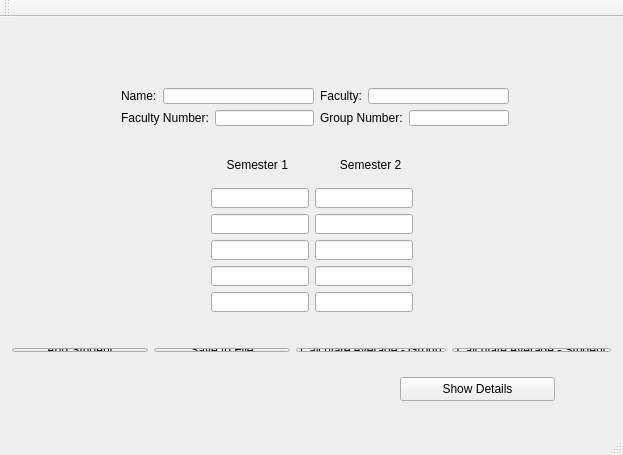
<?xml version="1.0" encoding="UTF-8"?>
<ui version="4.0">
 <class>Student_Grade_System_GUIClass</class>
 <widget class="QMainWindow" name="Student_Grade_System_GUIClass">
  <property name="geometry">
   <rect>
    <x>0</x>
    <y>0</y>
    <width>623</width>
    <height>455</height>
   </rect>
  </property>
  <property name="windowTitle">
   <string>Student_Grade_System_GUI</string>
  </property>
  <widget class="QWidget" name="centralWidget">
   <widget class="QWidget" name="layoutWidget">
    <property name="geometry">
     <rect>
      <x>110</x>
      <y>60</y>
      <width>410</width>
      <height>60</height>
     </rect>
    </property>
    <layout class="QGridLayout" name="gridLayout">
     <item row="0" column="0">
      <layout class="QHBoxLayout" name="horizontalLayout">
       <item>
        <widget class="QLabel" name="label">
         <property name="text">
          <string>Name:</string>
         </property>
        </widget>
       </item>
       <item>
        <widget class="QLineEdit" name="nameLineEdit">
         <property name="text">
          <string/>
         </property>
        </widget>
       </item>
      </layout>
     </item>
     <item row="0" column="1">
      <layout class="QHBoxLayout" name="horizontalLayout_2">
       <item>
        <widget class="QLabel" name="label_2">
         <property name="text">
          <string>Faculty:</string>
         </property>
        </widget>
       </item>
       <item>
        <widget class="QLineEdit" name="facultyLineEdit"/>
       </item>
      </layout>
     </item>
     <item row="1" column="0">
      <layout class="QHBoxLayout" name="horizontalLayout_3">
       <item>
        <widget class="QLabel" name="label_3">
         <property name="text">
          <string>Faculty Number:</string>
         </property>
        </widget>
       </item>
       <item>
        <widget class="QLineEdit" name="facultyNumLineEdit"/>
       </item>
      </layout>
     </item>
     <item row="1" column="1">
      <layout class="QHBoxLayout" name="horizontalLayout_4">
       <item>
        <widget class="QLabel" name="label_4">
         <property name="text">
          <string>Group Number:</string>
         </property>
        </widget>
       </item>
       <item>
        <widget class="QLineEdit" name="groupNumLineEdit"/>
       </item>
      </layout>
     </item>
    </layout>
   </widget>
   <widget class="QLabel" name="label_5">
    <property name="geometry">
     <rect>
      <x>200</x>
      <y>140</y>
      <width>111</width>
      <height>16</height>
     </rect>
    </property>
    <property name="text">
     <string>        Semester 1</string>
    </property>
   </widget>
   <widget class="QLabel" name="label_6">
    <property name="geometry">
     <rect>
      <x>310</x>
      <y>140</y>
      <width>111</width>
      <height>16</height>
     </rect>
    </property>
    <property name="text">
     <string>         Semester 2</string>
    </property>
   </widget>
   <widget class="QWidget" name="layoutWidget">
    <property name="geometry">
     <rect>
      <x>200</x>
      <y>160</y>
      <width>224</width>
      <height>146</height>
     </rect>
    </property>
    <layout class="QGridLayout" name="gridLayout_2">
     <item row="0" column="0">
      <widget class="QLineEdit" name="sem1Grade1LineEdit"/>
     </item>
     <item row="0" column="1">
      <widget class="QLineEdit" name="sem2Grade1LineEdit"/>
     </item>
     <item row="1" column="0">
      <widget class="QLineEdit" name="sem1Grade2LineEdit"/>
     </item>
     <item row="1" column="1">
      <widget class="QLineEdit" name="sem2Grade2LineEdit"/>
     </item>
     <item row="2" column="0">
      <widget class="QLineEdit" name="sem1Grade3LineEdit"/>
     </item>
     <item row="2" column="1">
      <widget class="QLineEdit" name="sem2Grade3LineEdit"/>
     </item>
     <item row="3" column="0">
      <widget class="QLineEdit" name="sem1Grade4LineEdit"/>
     </item>
     <item row="3" column="1">
      <widget class="QLineEdit" name="sem2Grade4LineEdit"/>
     </item>
     <item row="4" column="0">
      <widget class="QLineEdit" name="sem1Grade5LineEdit"/>
     </item>
     <item row="4" column="1">
      <widget class="QLineEdit" name="sem2Grade5LineEdit"/>
     </item>
    </layout>
   </widget>
   <widget class="QPushButton" name="showDetails">
    <property name="geometry">
     <rect>
      <x>400</x>
      <y>360</y>
      <width>155</width>
      <height>24</height>
     </rect>
    </property>
    <property name="text">
     <string>Show Details</string>
    </property>
   </widget>
   <widget class="QWidget" name="">
    <property name="geometry">
     <rect>
      <x>1</x>
      <y>320</y>
      <width>621</width>
      <height>26</height>
     </rect>
    </property>
    <layout class="QHBoxLayout" name="horizontalLayout_5">
     <item>
      <widget class="QPushButton" name="addStudentButton">
       <property name="text">
        <string>Add Student</string>
       </property>
      </widget>
     </item>
     <item>
      <widget class="QPushButton" name="saveToFileButton">
       <property name="text">
        <string>Save to File</string>
       </property>
      </widget>
     </item>
     <item>
      <widget class="QPushButton" name="calculateButton">
       <property name="text">
        <string>Calculate Average - Group</string>
       </property>
      </widget>
     </item>
     <item>
      <widget class="QPushButton" name="calculateCurrentButton">
       <property name="text">
        <string>Calculate Average - Student</string>
       </property>
      </widget>
     </item>
    </layout>
   </widget>
  </widget>
  <widget class="QMenuBar" name="menuBar">
   <property name="geometry">
    <rect>
     <x>0</x>
     <y>0</y>
     <width>623</width>
     <height>21</height>
    </rect>
   </property>
  </widget>
  <widget class="QToolBar" name="mainToolBar">
   <attribute name="toolBarArea">
    <enum>TopToolBarArea</enum>
   </attribute>
   <attribute name="toolBarBreak">
    <bool>false</bool>
   </attribute>
  </widget>
  <widget class="QStatusBar" name="statusBar"/>
 </widget>
 <layoutdefault spacing="6" margin="11"/>
 <resources>
  <include location="Student_Grade_System_GUI.qrc"/>
 </resources>
 <connections>
  <connection>
   <sender>addStudentButton</sender>
   <signal>clicked()</signal>
   <receiver>Student_Grade_System_GUIClass</receiver>
   <slot>on_addStudentButton_clicked()</slot>
   <hints>
    <hint type="sourcelabel">
     <x>87</x>
     <y>244</y>
    </hint>
    <hint type="destinationlabel">
     <x>154</x>
     <y>201</y>
    </hint>
   </hints>
  </connection>
  <connection>
   <sender>saveToFileButton</sender>
   <signal>clicked()</signal>
   <receiver>Student_Grade_System_GUIClass</receiver>
   <slot>on_saveToFileButton_clicked()</slot>
   <hints>
    <hint type="sourcelabel">
     <x>237</x>
     <y>245</y>
    </hint>
    <hint type="destinationlabel">
     <x>237</x>
     <y>268</y>
    </hint>
   </hints>
  </connection>
  <connection>
   <sender>calculateButton</sender>
   <signal>clicked()</signal>
   <receiver>Student_Grade_System_GUIClass</receiver>
   <slot>on_calculateButton_clicked()</slot>
   <hints>
    <hint type="sourcelabel">
     <x>483</x>
     <y>246</y>
    </hint>
    <hint type="destinationlabel">
     <x>486</x>
     <y>274</y>
    </hint>
   </hints>
  </connection>
 </connections>
 <slots>
  <slot>on_addStudentButton_clicked()</slot>
  <slot>on_saveToFileButton_clicked()</slot>
  <slot>on_calculateButton_clicked()</slot>
 </slots>
</ui>
